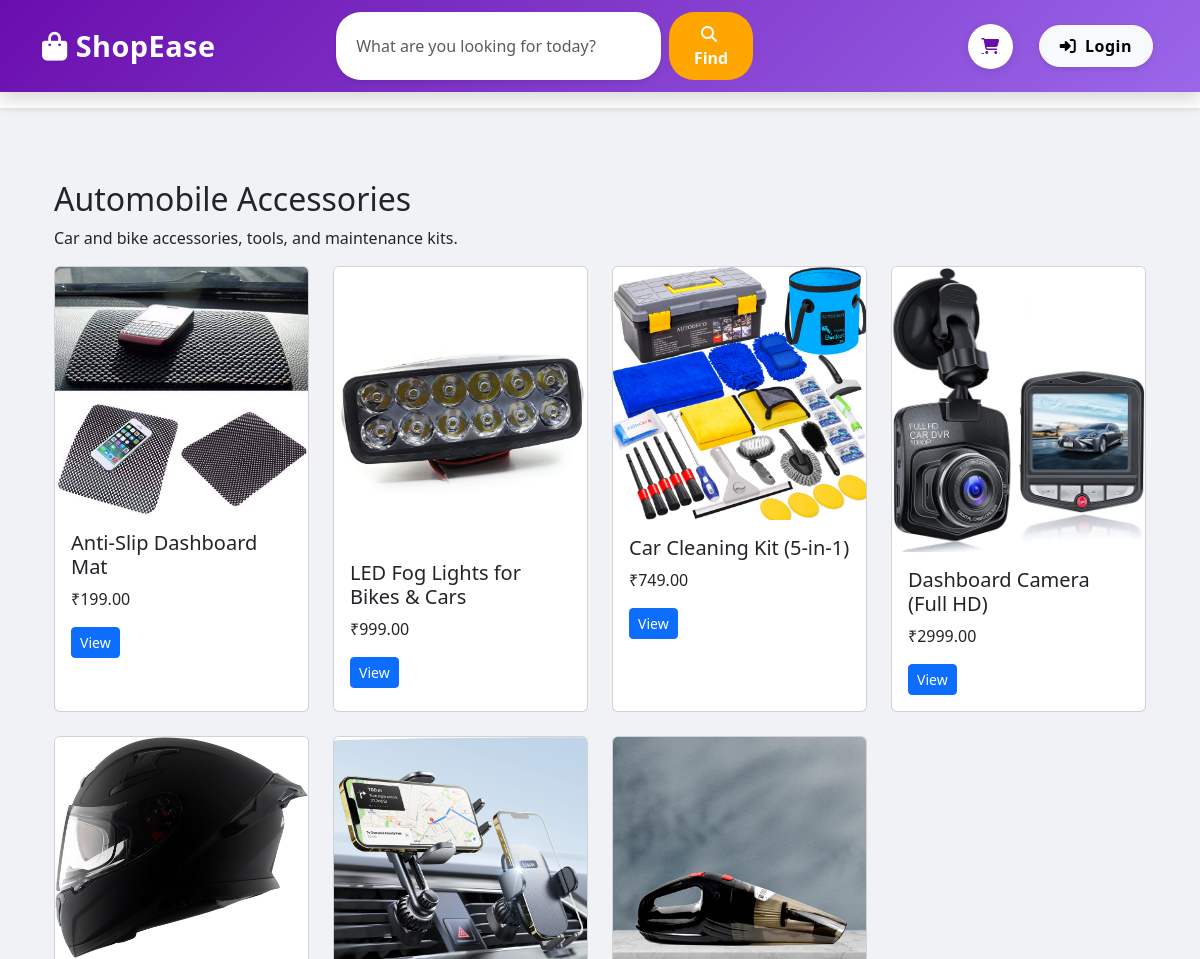
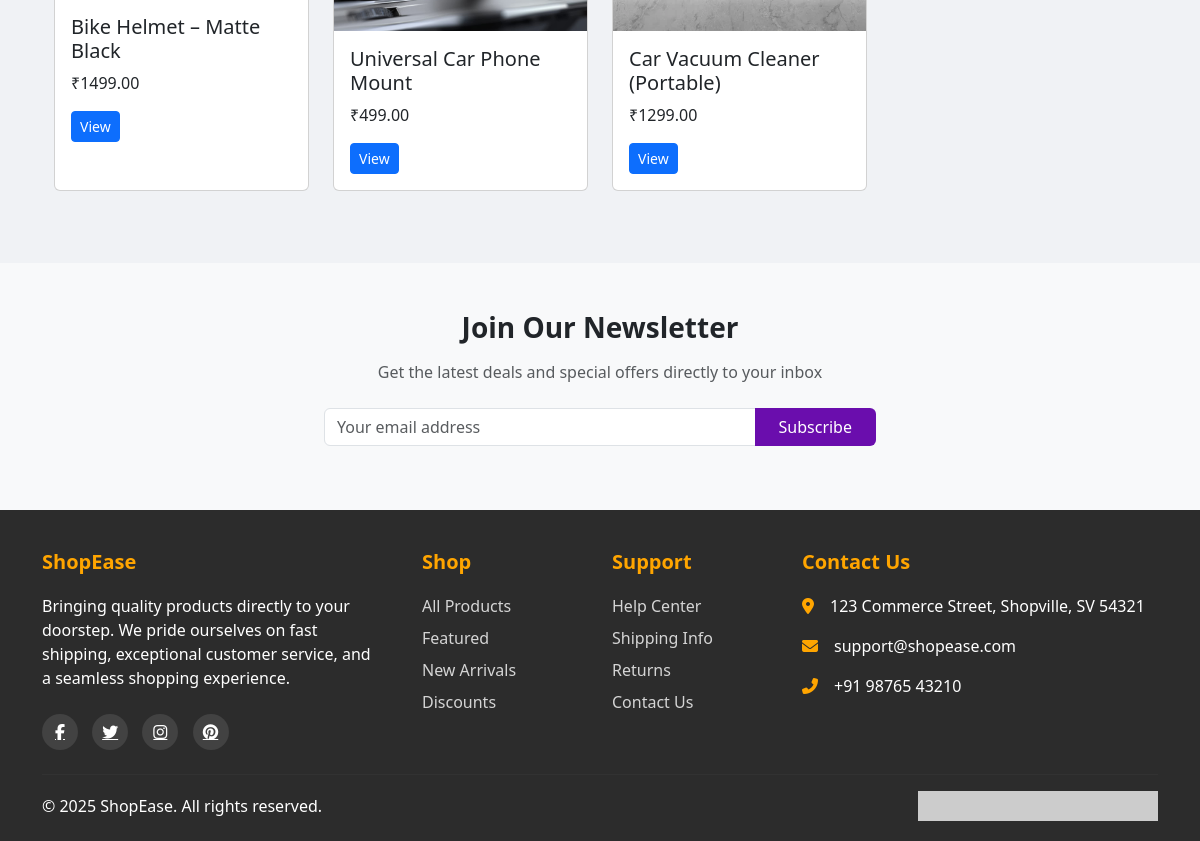
Screenshot of /category/10/ with the database file from the repository (2 pictures, top to bottom).
### product/models.py (models this page shows, shortened)
class Category(models.Model):
    name = models.CharField(max_length=100)
    description = models.TextField(blank=True)
    image = models.ImageField(upload_to='categories/',blank=True, null=True)
    class Meta:
        verbose_name_plural = "Categories"
        ordering = ['name']

class Product(models.Model):
    name = models.CharField(max_length=100)
    description = models.TextField()
    price = models.DecimalField(max_digits=10, decimal_places=2)
    stock = models.PositiveIntegerField()
    category = models.ForeignKey(Category, on_delete=models.CASCADE, related_name='products')
    image = models.ImageField(upload_to='product_images', blank=True, null=True)
    created_at = models.DateTimeField(auto_now_add=True)
    is_featured = models.BooleanField(default=False)  # New: For highlighting on home page
    class Meta:
        ordering = ['-created_at']

### product/views.py (the view)
# urls.py: path('category/<int:pk>/', views.CategoryDetailView.as_view(), name='category_detail'),
class CategoryDetailView(DetailView):
    model = Category
    template_name = 'category/category_detail.html'
    context_object_name = 'category'
    def get_context_data(self, **kwargs):
        context = super().get_context_data(**kwargs)
        context['products'] = Product.objects.filter(category=self.object)
        return context

### product/templates/category/category_detail.html (shortened to what this page needs)
{% extends 'base.html' %}
{% block content %}
<div class="container mt-4">
  <h2>{{ category.name }}</h2>
  <p>{{ category.description }}</p>
  <div class="row">
    {% for product in products %}
      <div class="col-md-3 mb-4">
        <div class="card h-100">
          <img src="{{ product.image.url }}" class="card-img-top" alt="{{ product.name }}">
          <div class="card-body">
            <h5 class="card-title">{{ product.name }}</h5>
            <p class="card-text">₹{{ product.price }}</p>
            <a href="{% url 'product_detail' product.id %}" class="btn btn-primary btn-sm">View</a>
          </div>
        </div>
      </div>
    {% empty %}
      <p>No products in this category.</p>
    {% endfor %}
  </div>
</div>
{% endblock %}

### product/templates/base.html (style rules this page uses)
:root { --primary-color: #6A0DAD; --secondary-color: #9A67EA; --accent-color: #FFA500; --light-color: #F8F9FA; --dark-color: #2C2C2C; }
body { font-family: 'Segoe UI', Tahoma, Geneva, Verdana, sans-serif; background-color: #f0f2f5; }

### rows the page displays
Category: name "Automobile Accessories", description "Car and bike accessories, tools, and maintenance kits."
Product: image (picture), name "Anti-Slip Dashboard Mat", price "199.00"
Product: image (picture), name "LED Fog Lights for Bikes & Cars", price "999.00"
Product: image (picture), name "Car Cleaning Kit (5-in-1)", price "749.00"
Product: image (picture), name "Dashboard Camera (Full HD)", price "2999.00"
Product: image (picture), name "Bike Helmet – Matte Black", price "1499.00"
Product: image (picture), name "Universal Car Phone Mount", price "499.00"
Product: image (picture), name "Car Vacuum Cleaner (Portable)", price "1299.00"
